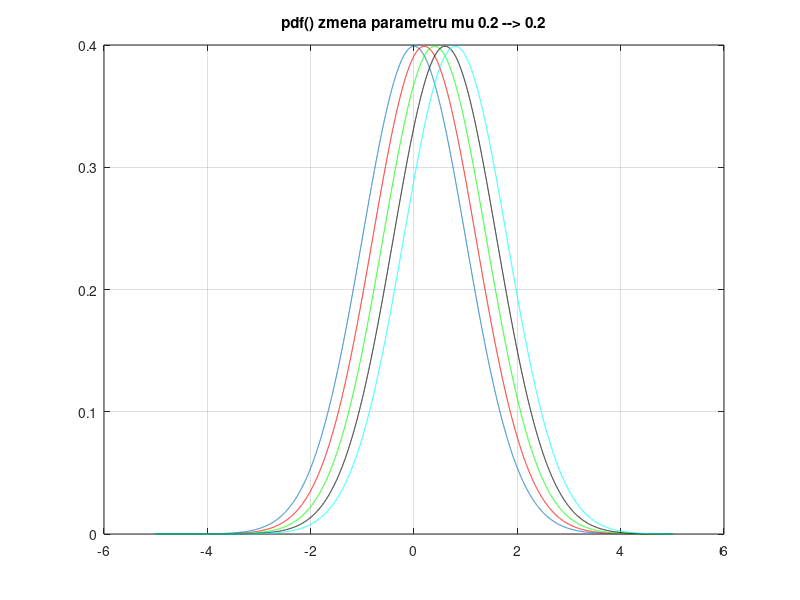
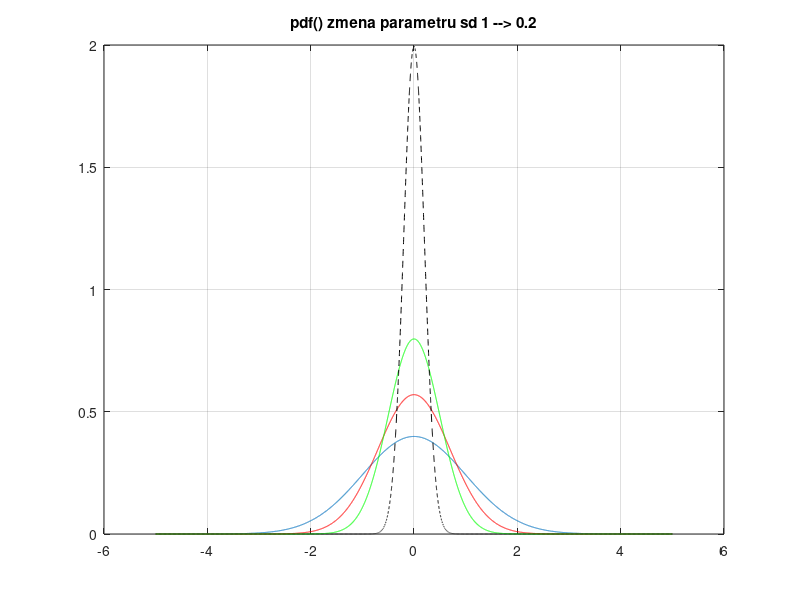

Write MATLAB code to recreate these figures, in order.
clear all; close all;

mu = 0;
sd = 1;
ix = -5*sd:1e-3:5*sd; %covers more than 99% of the curve

iy = pdf('normal', ix, mu, sd);
iy2 = pdf('normal', ix, 0.2, sd);
iy3 = pdf('normal', ix, 0.4, sd);
iy4 = pdf('normal', ix, 0.6, sd);
iy5 = pdf('normal', ix, 0.8, sd);

iy6 = pdf('normal', ix, mu, 1);
iy7 = pdf('normal', ix, mu, 0.7);
iy8 = pdf('normal', ix, mu, 0.5);
iy9 = pdf('normal', ix, mu, 0.2);

figure;
plot(ix,iy);
title('pdf() zmena parametru mu 0.2 --> 0.2');
grid on;
hold on;
plot(ix,iy2,'-r');
plot(ix,iy3,'-g');
plot(ix,iy4,'-black');
plot(ix,iy5,'-cyan');
hold off;

figure;
plot(ix,iy6);
title('pdf() zmena parametru sd 1 --> 0.2');
grid on;
hold on;
plot(ix,iy7,'-r');
plot(ix,iy8,'-g');
plot(ix,iy9,'--black');
hold off;
